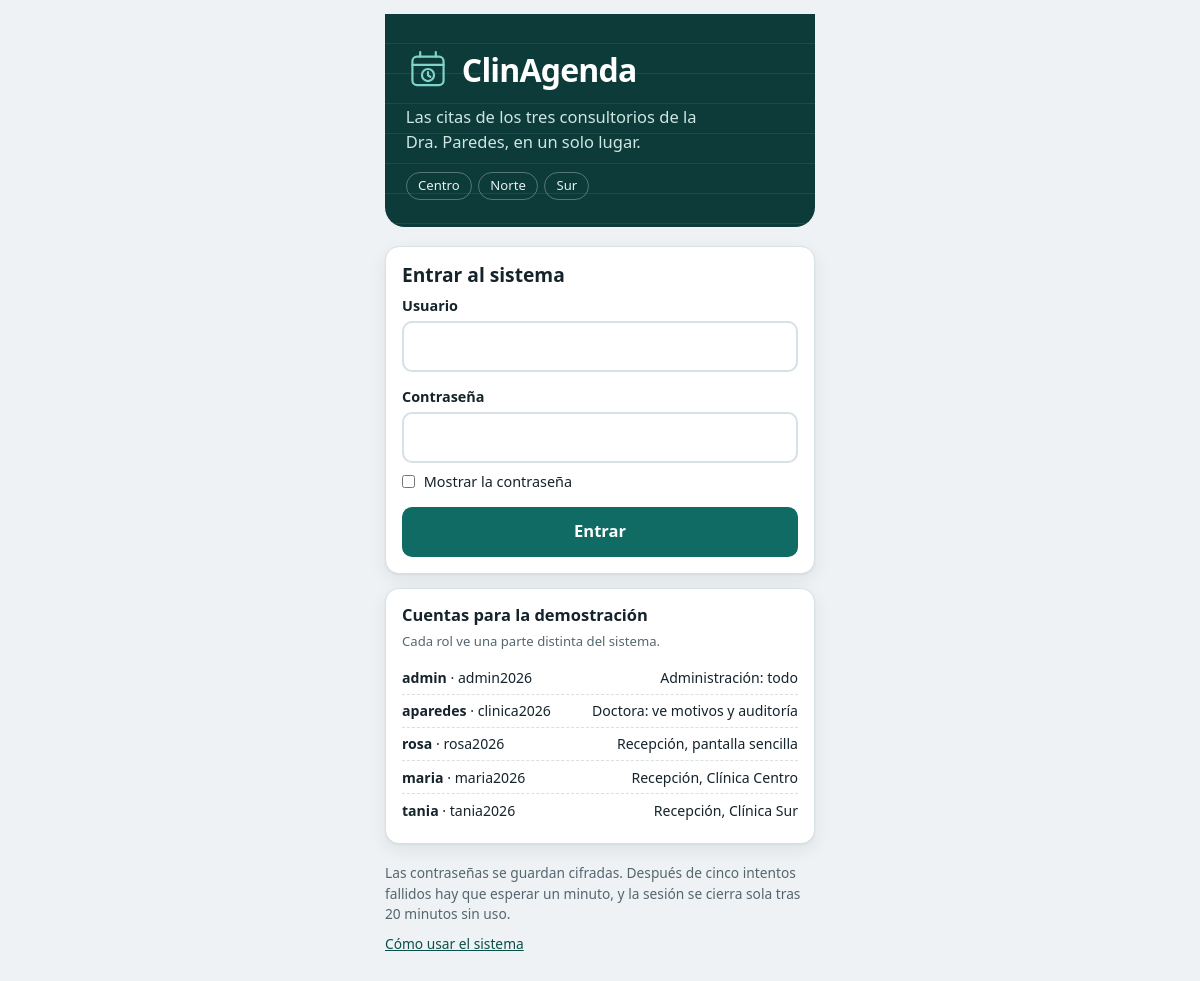
The page / on the database its author committed.
### tables this page shows
CREATE TABLE clinicas (
  id INT AUTO_INCREMENT PRIMARY KEY,
  nombre VARCHAR(80) NOT NULL UNIQUE,
  direccion VARCHAR(160) NULL,
  telefono VARCHAR(20) NULL,
  hora_apertura TIME NOT NULL DEFAULT '08:00:00',
  hora_cierre   TIME NOT NULL DEFAULT '18:00:00',
  activo TINYINT(1) NOT NULL DEFAULT 1
);

### lib/db.php (called while the page is built, shortened)
<?php
function config(): array
{
    static $c = null;
    if ($c === null) {
        $local = __DIR__ . '/../config/local.php';
        $c = require (is_file($local) ? $local : __DIR__ . '/../config/local.example.php');
    }
    return $c;
}
function db(): PDO
{
    $c = config();
    $pdo = new PDO(
        "mysql:host={$c['host']};port={$c['puerto']};charset=utf8mb4",
        $c['usuario'],
        $c['clave'],
        [
            PDO::ATTR_ERRMODE            => PDO::ERRMODE_EXCEPTION,
            PDO::ATTR_DEFAULT_FETCH_MODE => PDO::FETCH_ASSOC,
            PDO::ATTR_EMULATE_PREPARES   => false,
        ]
    );
    $pdo->exec("SET time_zone = '-05:00'");
    require_once __DIR__ . '/instalador.php';
    instalar_si_hace_falta($pdo, $c['base']);
    $pdo->exec('USE `' . $c['base'] . '`');
    return $pdo;
}
function consulta(string $sql, array $parametros = []): PDOStatement
{
    $s = db()->prepare($sql);
    $s->execute($parametros);
    return $s;
}
function filas(string $sql, array $parametros = []): array
{
    return consulta($sql, $parametros)->fetchAll();
}

### config/local.example.php (called while the page is built)
<?php
return [
    'host'    => '127.0.0.1',
    'puerto'  => 3306,
    'base'    => 'clinagenda',
    'usuario' => 'root',
    'clave'   => '',
];

### lib/instalador.php (called while the page is built, shortened)
<?php
function instalar_si_hace_falta(PDO $pdo, string $base): void
{
    if (tabla_citas_existe($pdo, $base)) return;
    $pdo->query("SELECT GET_LOCK('clinagenda_instalar', 30)");
    try {
        if (tabla_citas_existe($pdo, $base)) return;
        $s = $pdo->prepare('SELECT COUNT(*) FROM information_schema.tables WHERE table_schema = ?');
        $s->execute([$base]);
        $pdo->exec("CREATE DATABASE IF NOT EXISTS `$base` CHARACTER SET utf8mb4 COLLATE utf8mb4_unicode_ci");
        $pdo->exec("USE `$base`");
        try {
            foreach (['01_esquema.sql', '02_datos_demo.sql'] as $archivo) {
                foreach (sentencias_sql((string)file_get_contents(__DIR__ . '/../sql/' . $archivo)) as $sentencia) {
                    $pdo->exec($sentencia);
                }
            }
        } catch (Throwable $e) {
            $pdo->exec("DROP DATABASE `$base`");
            throw $e;
        }
    } finally {
        $pdo->query("SELECT RELEASE_LOCK('clinagenda_instalar')");
    }
}
function tabla_citas_existe(PDO $pdo, string $base): bool
{
    $s = $pdo->prepare('SELECT COUNT(*) FROM information_schema.tables WHERE table_schema = ? AND table_name = ?');
    $s->execute([$base, 'citas']);
    return (int)$s->fetchColumn() > 0;
}
function sentencias_sql(string $sql): array
{
    $sinComentarios = (string)preg_replace('/^\s*--.*$/m', '', $sql);
    $partes = preg_split('/;\s*$/m', $sinComentarios) ?: [];
    return array_values(array_filter(array_map('trim', $partes),
        fn($s) => $s !== '' && !preg_match('/^(CREATE DATABASE|USE)\b/i', $s)));
}

### lib/agenda.php (called while the page is built, shortened)
<?php
function clinicas_todas(): array
{
    static $c = null;
    return $c ??= filas('SELECT * FROM clinicas WHERE activo = 1 ORDER BY id');
}

### lib/validacion.php (called while the page is built, shortened)
<?php
function h(?string $s): string
{
    return htmlspecialchars((string)$s, ENT_QUOTES | ENT_SUBSTITUTE, 'UTF-8');
}

### index.php (the view, shortened to what this page needs)
<?php
$usuarioEscrito = '';
?>
<div class="entrada">
  <div class="portada">
    <div class="dentro">
      <div class="marca">
        <svg viewBox="0 0 48 48" aria-hidden="true">
          <rect x="7" y="9.5" width="34" height="31" rx="5"/>
          <path d="M15.5 9.5V4.5M32.5 9.5V4.5M7 18.5h34"/>
          <circle cx="24" cy="29.5" r="6.6"/>
          <path d="M24 26.4v3.4l2.5 1.6"/>
        </svg>
        <h1>ClinAgenda</h1>
      </div>
      <p>Las citas de los tres consultorios de la Dra. Paredes, en un solo lugar.</p>
      <div class="sedes">
        <?php foreach (clinicas_todas() as $c): ?>
          <span><?= h(str_replace('Clínica ', '', $c['nombre'])) ?></span>
        <?php endforeach; ?>
      </div>
    </div>
  </div>
  <form class="tarjeta" method="post" action="index.php" novalidate>
    <h2>Entrar al sistema</h2>
    <div class="campo">
      <label for="usuario">Usuario</label>
      <input type="text" id="usuario" name="usuario" value="<?= h($usuarioEscrito) ?>"
             autocomplete="username" autocapitalize="none" spellcheck="false" required autofocus>
    </div>
    <div class="campo">
      <label for="clave">Contraseña</label>
      <input type="password" id="clave" name="clave" autocomplete="current-password" required>
      <label class="marcar">
        <input type="checkbox" id="ver-clave"> Mostrar la contraseña
      </label>
    </div>
    <button class="btn ancho" type="submit">Entrar</button>
  </form>
  <div class="tarjeta">
    <h3>Cuentas para la demostración</h3>
    <p class="ayuda-campo">Cada rol ve una parte distinta del sistema.</p>
    <div class="cuenta"><span><strong>admin</strong> · admin2026</span><span>Administración: todo</span></div>
    <div class="cuenta"><span><strong>aparedes</strong> · clinica2026</span><span>Doctora: ve motivos y auditoría</span></div>
    <div class="cuenta"><span><strong>rosa</strong> · rosa2026</span><span>Recepción, pantalla sencilla</span></div>
    <div class="cuenta"><span><strong>maria</strong> · maria2026</span><span>Recepción, Clínica Centro</span></div>
    <div class="cuenta"><span><strong>tania</strong> · tania2026</span><span>Recepción, Clínica Sur</span></div>
  </div>
  <div class="pie-entrada">
    <p>Las contraseñas se guardan cifradas. Después de cinco intentos fallidos hay que
       esperar un minuto, y la sesión se cierra sola tras 20 minutos sin uso.</p>
    <p><a href="manual.php">Cómo usar el sistema</a></p>
  </div>
</div>

### assets/estilos.css (style rules this page uses)
:root { --fs: 16.5px; --bg:#eef2f4; --surface:#fff; --surface-2:#f7fafb; --primary:#0f6b64; --primary-dark:#0a4f4a; --primary-soft:#e3f0ee; --danger:#b3261e; --danger-soft:#fdeceb; --warn:#8a5a00; --warn-soft:#fff5e0; --ok:#1e6b35; --ok-soft:#e6f4ea; --text:#15232b; --muted:#55666f; --border:#d6e0e5; --radio:14px; --sombra:0 1px 2px rgba(21,35,43,.06), 0 6px 18px rgba(21,35,43,.07); --alto-boton:50px; }
* { box-sizing:border-box; }
html,body { margin:0; padding:0; }
body { font-family:system-ui,-apple-system,"Segoe UI",Roboto,Helvetica,Arial,sans-serif; font-size:var(--fs); line-height:1.5; color:var(--text); background:var(--bg); -webkit-text-size-adjust:100%; }
h1,h2,h3 { margin:0 0 .4em; line-height:1.25; }
h1 { font-size:1.5rem; }
h2 { font-size:1.2rem; }
h3 { font-size:1.03rem; }
p { margin:0 0 .7em; }
a { color:var(--primary-dark); }
.tarjeta { background:var(--surface); border:1px solid var(--border); border-radius:var(--radio); padding:1rem; margin-bottom:.9rem; box-shadow:var(--sombra); }
.btn { display:inline-flex; align-items:center; justify-content:center; gap:.45rem; min-height:var(--alto-boton); padding:.7rem 1.1rem; border:0; border-radius:10px; background:var(--primary); color:#fff; font:inherit; font-weight:700; text-decoration:none; cursor:pointer; text-align:center; }
.btn.ancho { width:100%; }
label { display:block; font-weight:600; font-size:.9rem; margin-bottom:.25rem; }
input[type=text],input[type=password],input[type=date],input[type=email], input[type=tel],input[type=number],select,textarea { width:100%; padding:.7rem .75rem; border:2px solid var(--border); border-radius:10px; background:#fff; color:var(--text); font:inherit; min-height:var(--alto-boton); }
.campo { margin-bottom:.9rem; }
.ayuda-campo { display:block; margin-top:.25rem; color:var(--muted); font-size:.82rem; }
.entrada { max-width:430px; margin:0 auto; }
.portada { position:relative; overflow:hidden; color:#fff; background:#0c3b39; margin:0 0 1.2rem; padding:2.1rem 1.3rem 1.7rem; border-radius:0 0 20px 20px; }
.portada::after { content:""; position:absolute; inset:0; pointer-events:none; background:repeating-linear-gradient(to bottom, transparent 0 29px, rgba(255,255,255,.075) 29px 30px); }
.portada .dentro { position:relative; z-index:1; }
.portada .marca { display:flex; align-items:center; gap:.75rem; margin-bottom:.8rem; }
.portada .marca svg { width:44px; height:44px; flex:0 0 44px; fill:none; stroke:#7fd4c9; stroke-width:2.4; stroke-linecap:round; stroke-linejoin:round; }
.portada h1 { margin:0; font-size:2rem; font-weight:800; letter-spacing:-.025em; }
.portada p { margin:0; max-width:32ch; color:#cfe6e3; }
.sedes { display:flex; gap:.4rem; margin-top:1.1rem; flex-wrap:wrap; }
.sedes span { border:1px solid rgba(255,255,255,.3); border-radius:999px; padding:.2rem .7rem; font-size:.82rem; color:#e6f3f1; }
.pie-entrada { color:var(--muted); font-size:.86rem; margin-top:1.2rem; }
.cuenta { display:flex; justify-content:space-between; gap:.6rem; padding:.35rem 0; border-bottom:1px dashed var(--border); font-size:.88rem; }
.cuenta:last-child { border-bottom:0; }
.marcar { display:flex; align-items:center; gap:.55rem; font-weight:500; margin-top:.5rem; }
.marcar input { width:auto; min-height:auto; margin:0; }

### rows shown on the page
clinicas: nombre "Centro"
clinicas: nombre "Norte"
clinicas: nombre "Sur"
